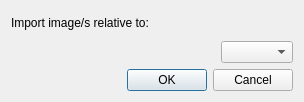
<?xml version="1.0" encoding="UTF-8"?>
<ui version="4.0">
 <class>ImportPositionDialog</class>
 <widget class="QDialog" name="ImportPositionDialog">
  <property name="geometry">
   <rect>
    <x>0</x>
    <y>0</y>
    <width>304</width>
    <height>102</height>
   </rect>
  </property>
  <property name="windowTitle">
   <string>Import position</string>
  </property>
  <layout class="QVBoxLayout" name="verticalLayout">
   <item>
    <layout class="QHBoxLayout" name="horizontalLayout">
     <item>
      <widget class="QLabel" name="labImagePosition">
       <property name="text">
        <string>Import image/s relative to:</string>
       </property>
      </widget>
     </item>
     <item>
      <spacer name="horizontalSpacer">
       <property name="orientation">
        <enum>Qt::Horizontal</enum>
       </property>
       <property name="sizeHint" stdset="0">
        <size>
         <width>40</width>
         <height>20</height>
        </size>
       </property>
      </spacer>
     </item>
    </layout>
   </item>
   <item>
    <layout class="QHBoxLayout" name="horizontalLayout_2">
     <item>
      <spacer name="horizontalSpacer_2">
       <property name="orientation">
        <enum>Qt::Horizontal</enum>
       </property>
       <property name="sizeHint" stdset="0">
        <size>
         <width>40</width>
         <height>20</height>
        </size>
       </property>
      </spacer>
     </item>
     <item>
      <widget class="QComboBox" name="cbImagePosition"/>
     </item>
    </layout>
   </item>
   <item>
    <widget class="QDialogButtonBox" name="buttonBox">
     <property name="orientation">
      <enum>Qt::Horizontal</enum>
     </property>
     <property name="standardButtons">
      <set>QDialogButtonBox::Cancel|QDialogButtonBox::Ok</set>
     </property>
    </widget>
   </item>
  </layout>
 </widget>
 <resources/>
 <connections>
  <connection>
   <sender>buttonBox</sender>
   <signal>accepted()</signal>
   <receiver>ImportPositionDialog</receiver>
   <slot>accept()</slot>
   <hints>
    <hint type="sourcelabel">
     <x>248</x>
     <y>254</y>
    </hint>
    <hint type="destinationlabel">
     <x>157</x>
     <y>274</y>
    </hint>
   </hints>
  </connection>
  <connection>
   <sender>buttonBox</sender>
   <signal>rejected()</signal>
   <receiver>ImportPositionDialog</receiver>
   <slot>reject()</slot>
   <hints>
    <hint type="sourcelabel">
     <x>316</x>
     <y>260</y>
    </hint>
    <hint type="destinationlabel">
     <x>286</x>
     <y>274</y>
    </hint>
   </hints>
  </connection>
 </connections>
</ui>
